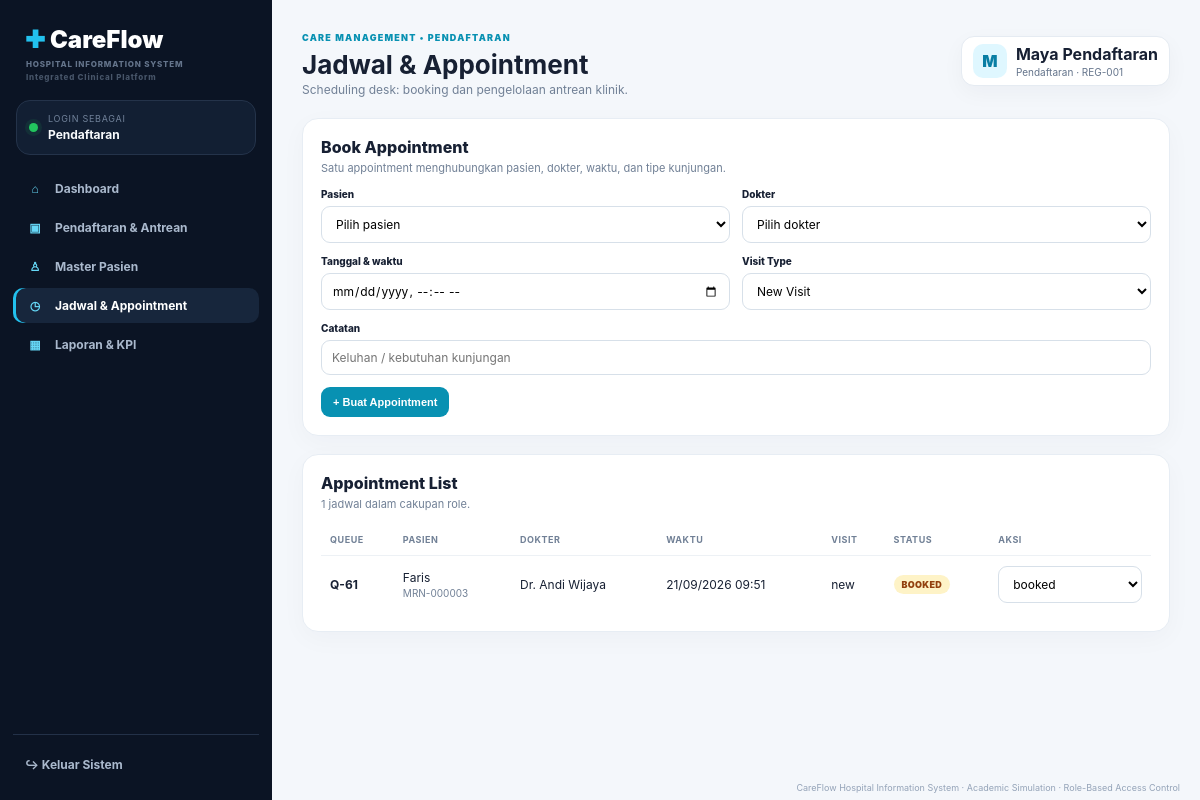
/hospital-system/appointments.php (signed in), run on the app's committed database.
### tables this page shows
CREATE TABLE `appointments` (
  `id` int(11) NOT NULL,
  `patient_id` int(11) NOT NULL,
  `doctor_id` int(11) NOT NULL,
  `appointment_date` datetime NOT NULL,
  `status` varchar(30) DEFAULT 'booked',
  `notes` text DEFAULT NULL,
  `created_at` timestamp NOT NULL DEFAULT current_timestamp(),
  `queue_no` varchar(20) DEFAULT NULL,
  `visit_type` varchar(30) DEFAULT 'new'
);

CREATE TABLE `patients` (
  `id` int(11) NOT NULL,
  `user_id` int(11) DEFAULT NULL,
  `mrn` varchar(30) NOT NULL,
  `name` varchar(120) NOT NULL,
  `gender` enum('male','female') NOT NULL,
  `birth_date` date NOT NULL,
  `blood_type` varchar(5) DEFAULT NULL,
  `phone` varchar(30) DEFAULT NULL,
  `address` text DEFAULT NULL,
  `created_at` timestamp NOT NULL DEFAULT current_timestamp(),
  `nik` varchar(30) DEFAULT NULL,
  `emergency_contact` varchar(120) DEFAULT NULL,
  `emergency_phone` varchar(30) DEFAULT NULL,
  `insurance` varchar(80) DEFAULT NULL
);

CREATE TABLE `users` (
  `id` int(11) NOT NULL,
  `name` varchar(120) NOT NULL,
  `email` varchar(160) NOT NULL,
  `password_hash` varchar(255) NOT NULL,
  `role` varchar(40) NOT NULL,
  `is_active` tinyint(1) DEFAULT 1,
  `created_at` timestamp NOT NULL DEFAULT current_timestamp(),
  `employee_no` varchar(40) DEFAULT NULL,
  `phone` varchar(30) DEFAULT NULL
);

### hospital-system/config/auth.php (called while the page is built, shortened)
<?php
function h(?string $v): string { return htmlspecialchars((string)($v ?? ''),ENT_QUOTES,'UTF-8'); }
function current_role(): string{return $_SESSION['user']['role']??'';}
function is_role(string ...$roles): bool{return in_array(current_role(),$roles,true);}
?>

### hospital-system/appointments.php (the view, shortened to what this page needs)
<?php require_once __DIR__.'/config/database.php';require_once __DIR__.'/config/auth.php';
$where='';$params=[];
$sql="SELECT a.*,p.name patient,p.mrn,u.name doctor,d.department FROM appointments a JOIN patients p ON p.id=a.patient_id JOIN doctors d ON d.id=a.doctor_id JOIN users u ON u.id=d.user_id $where ORDER BY a.appointment_date ASC";$s=$pdo->prepare($sql);$s->execute($params);$rows=$s->fetchAll();include __DIR__.'/includes/header.php';?>
<?php if(is_role('registration','patient')):?><div class="card"><div class="card-header"><div><h3 class="section-title">Book Appointment</h3><p class="section-subtitle">Satu appointment menghubungkan pasien, dokter, waktu, dan tipe kunjungan.</p></div></div><form method="post" class="form-grid"><?php if(is_role('registration')):?><div><label>Pasien</label><select name="patient_id" required><option value="">Pilih pasien</option></select></div><?php endif;?><div><label>Dokter</label><select name="doctor_id" required><option value="">Pilih dokter</option></select></div><div><label>Tanggal & waktu</label><input type="datetime-local" name="appointment_date" required></div><div><label>Visit Type</label><select name="visit_type"><option value="new">New Visit</option></select></div><div style="grid-column:1/-1"><label>Catatan</label><input name="notes" placeholder="Keluhan / kebutuhan kunjungan"></div><div><button class="btn primary">+ Buat Appointment</button></div></form></div><div style="height:18px"></div><?php endif;?>
<div class="card"><div class="card-header"><div><h3 class="section-title">Appointment List</h3><p class="section-subtitle"><?=count($rows)?> jadwal dalam cakupan role.</p></div></div><div class="table-wrap"><table><tr><th>Queue</th><th>Pasien</th><th>Dokter</th><th>Waktu</th><th>Visit</th><th>Status</th><th>Aksi</th></tr><?php foreach($rows as $r):?><tr><td><b><?=h($r['queue_no']?:'—')?></b></td><td><?=h($r['patient'])?><br><span class="mini"><?=h($r['mrn'])?></span></td><td><?=h($r['doctor'])?></td><td><?=h(date('d/m/Y H:i',strtotime($r['appointment_date'])))?></td><td><?=h($r['visit_type'])?></td><td><span class="badge <?=$r['status']==='completed'?'ok':($r['status']==='cancelled'||$r['status']==='no_show'?'danger':'warn')?>"><?=h(strtoupper($r['status']))?></span></td><td><?php $canStatus=(is_role('doctor','nurse','registration'));if($canStatus):?><form method="post"><input type="hidden" name="csrf" value="<?=h(csrf_token())?>"><input type="hidden" name="action" value="status"><input type="hidden" name="id" value="<?=$r['id']?>"><select name="status" onchange="this.form.submit()"><?php $opts=is_role('doctor')?['called','in_service','completed','no_show']: (is_role('nurse')?['waiting','called']:['booked','cancelled']);foreach($opts as $st):?><option value="<?=$st?>" <?=$r['status']===$st?'selected':''?>><?=h($st)?></option><?php endforeach;?></select></form><?php else:?><span class="mini">Read-only</span><?php endif;?></td></tr><?php endforeach;?></table></div></div><?php include __DIR__.'/includes/footer.php';?>

### hospital-system/assets/css/app.css (style rules this page uses)
* { box-sizing:border-box }
body { margin:0;font-family:Inter,ui-sans-serif,system-ui,-apple-system,"Segoe UI",sans-serif;background:#f4f7fb;color:#172033 }
.card { background:#fff;border:1px solid #e7edf4;border-radius:16px;padding:18px;box-shadow:0 7px 26px #17203308 }
.card-header { display:flex;justify-content:space-between;align-items:flex-start;gap:12px;margin-bottom:13px }
.section-title { font-size:16px;font-weight:800;margin:0 }
.section-subtitle { font-size:11px;color:#718096;margin:4px 0 0 }
.table-wrap { overflow:auto }
table { width:100%;border-collapse:collapse }
th,td { text-align:left;padding:10px 9px;border-bottom:1px solid #edf1f5;font-size:12px;white-space:nowrap }
th { color:#718096;font-size:9px;text-transform:uppercase;letter-spacing:.06em }
tr:last-child td { border-bottom:0 }
.badge { padding:4px 8px;border-radius:999px;font-size:9px;font-weight:900;letter-spacing:.03em;display:inline-block }
.warn { background:#fef3c7;color:#92400e }
.btn { border:0;border-radius:9px;padding:9px 12px;font-weight:800;cursor:pointer;display:inline-flex;align-items:center;justify-content:center;gap:6px;font-size:11px }
.primary { background:#0891b2;color:#fff }
.form-grid { display:grid;grid-template-columns:repeat(2,1fr);gap:12px }
label { display:block;font-size:10px;font-weight:850;margin:0 0 6px }
input,select,textarea { width:100%;padding:9px 10px;border:1px solid #d7e0e9;border-radius:9px;outline:none;background:#fff;font:inherit;font-size:12px }
.mini { font-size:10px;color:#718096 }

### data on the page
appointments: queue_no "Q-61", patient.name "Faris", patient.mrn "MRN-000003", users.name "Dr. Andi Wijaya", appointment_date "21/09/2026 09:51", visit_type "new", status "BOOKED"

### other printed values
role_label($role) "Pendaftaran"
$item['icon'] "⌂"
$item['label'] "Dashboard"
$item['icon'] "▣"
$item['label'] "Pendaftaran & Antrean"
$item['icon'] "♙"
$item['label'] "Master Pasien"
$item['icon'] "◷"
$item['label'] "Jadwal & Appointment"
$item['icon'] "▦"
$item['label'] "Laporan & KPI"
role_label($role) "PENDAFTARAN"
$page_title "Jadwal & Appointment"
$page_subtitle "Scheduling desk: booking dan pengelolaan antrean klinik."
substr($_SESSION['user']['name'],0,1) "M"
